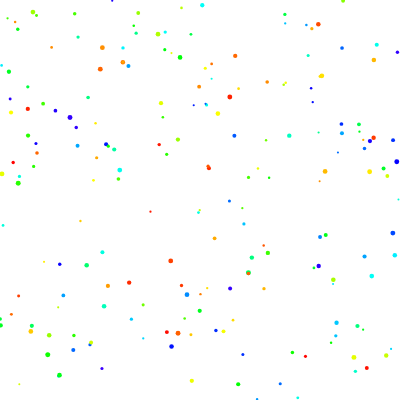
Frame 1 (no input)
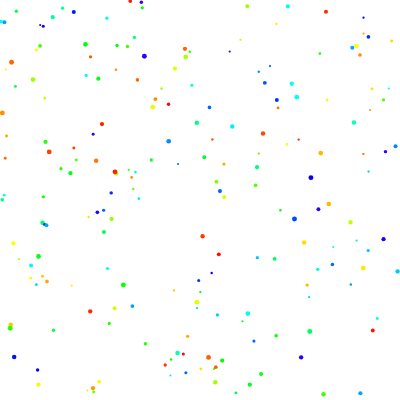
Frame 60 (no input)
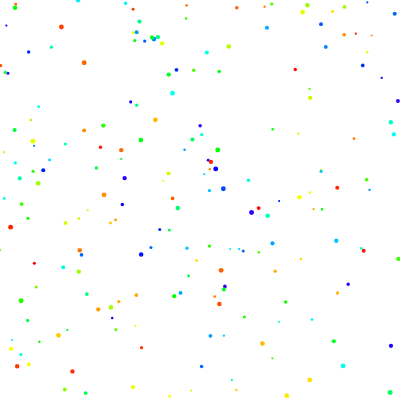
Frame 120 (the mouse pressed at the canvas centre since frame 60)

The p5.js sketch that drew these frames (run headless with seeded random() and noise() and a simulated clock; from frame 60 on, the mouse is pressed at the canvas centre):

// p5.js sketch
// ── sketch.js
let particles = [];

function setup() {
  createCanvas(400, 400);
  
  colorMode(HSB);
  noStroke();
  
  // populate particles array with new Particle objects
  for(let i = 0; i < 200; i++) {
    let p = new Particle();
    
    p.vel = createVector(random(-3, 3), random(-3, 3));
    
    particles.push(p);
  }   
  
}

function draw() {
  background(220);
  
  for(let i = 0; i < particles.length; i++) {
    
    
    particles[i].draw();
    
    particles[i].update();
    
    if(particles[i].shouldDie && particles.length > 0) {
      particles.splice(i, 1);
      
    }
    
  }

}


class Particle {
  
  // velocity: change in position over time
  // acceleration: change in velocity over time
  
  constructor() {
    this.pos = createVector(random(width), random(height));
    this.vel = createVector(random(-20, 20), random(-20, 20));
    this.acc = createVector(random(-0.01, 0.01), random(-0.01, 0.01));
    
    this.color = [random(255), 255, 255];
    this.size = random(2, 5);
    this.age = random(300, 600);
    this.shouldDie = false;
  }
  
  // draws our particle
  draw() {
    
    fill(this.color);
    ellipse(this.pos.x, this.pos.y, this.size);
  }
  
  // updates the state variables (position, velocity, etc)
  update() {
    
    this.vel.add(this.acc);
    this.checkWalls();
    this.pos.add(this.vel);
    
    this.age--;   
    
    if(this.age < 0) {
     
      this.shouldDie = true;
    }
  }
  
  checkWalls() {
    
    // if particle reaches edge of canvas, make it reverse direction
    
    // check the right edge
    if(this.pos.x > width-(this.size/2)  ) {
      //make sure the particle is at the edge and not past before reversing direction
      this.pos.x = width-this.size/2;
      // reverse direction
      this.vel.x = -this.vel.x;
    }
    
    // bottom edge
    if(this.pos.y > height-(this.size/2)) {
     
     this.pos.y = height-(this.size/2);
     this.vel.y = -this.vel.y; 
    }
    
    // left edge
    if(this.pos.x < 0 + this.size/2){
      
      this.pos.x = this.size/2;
      this.vel.x = -this.vel.x;
    }
    
    // top edge
    if(this.pos.y < 0 + this.size/2) {
      
     this.pos.y = this.size/2;
     this.vel.y = -this.vel.y; 
    }
    
  }

}
